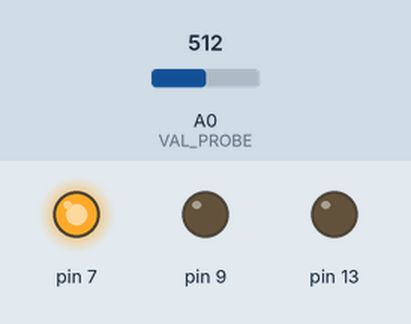
Simulated run of this sketch. Board: Arduino Uno, built with avr-gcc and run on an emulated ATmega328P. Parts: output pins drawn as LEDs (lit = HIGH). The test bench sets the inputs (shaded band); at power-on: A0 (VAL_PROBE) = 512. What the sketch prints to the serial monitor is not drawn.

Above: at 0.05 s.
At 5.1 s:
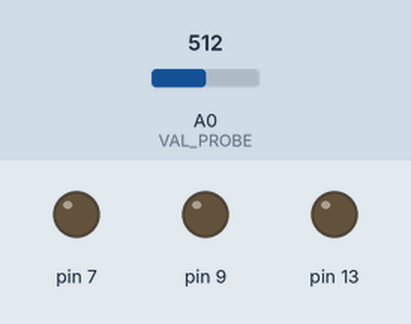
Timing chart, 0 to 13.1 s (numbered marks = the images above):
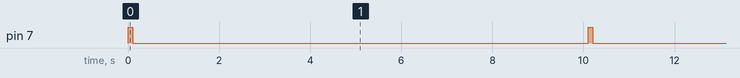

Measured:
- by itself, pin 7: alternates HIGH for 0.10 s and LOW for 10.0 s

The sketch:

WateringSystem.ino
```cpp
const int VAL_PROBE = 0; //Analog pin 0
const int MOISTURE_LEVEL = 450; // the value after the LED goes on

int value = 0;
int average[10]={"."};
int i =0;

void setup()
{

  Serial.begin(115200);
  pinMode(13, OUTPUT);
  pinMode(7, OUTPUT);
    pinMode(9, OUTPUT);

}

void LedState(int state)
{
  digitalWrite(13,state);
}

void loop()
{
  digitalWrite(7,HIGH);
  delay(100);
  average[i] = analogRead(VAL_PROBE);
  i++;
  digitalWrite(7,LOW);

  if(i>8)
  {
     for(i=0;i<10;i++)
     {
      value = value+average[i];
     }
     value = value/10;
     Serial.print(value);
     Serial.println(".");
    i =0;
  }

  //Serial.print("Moisture = ");


  if(value > MOISTURE_LEVEL)
  {
    //Serial.println("PUMP ON");
    //LedState(HIGH);
    //digitalWrite(9,HIGH);
  }
  else
  {
   //Serial.println("PUMP OFF");
   //digitalWrite(9,LOW);
  }

  delay(10000);
}
```
